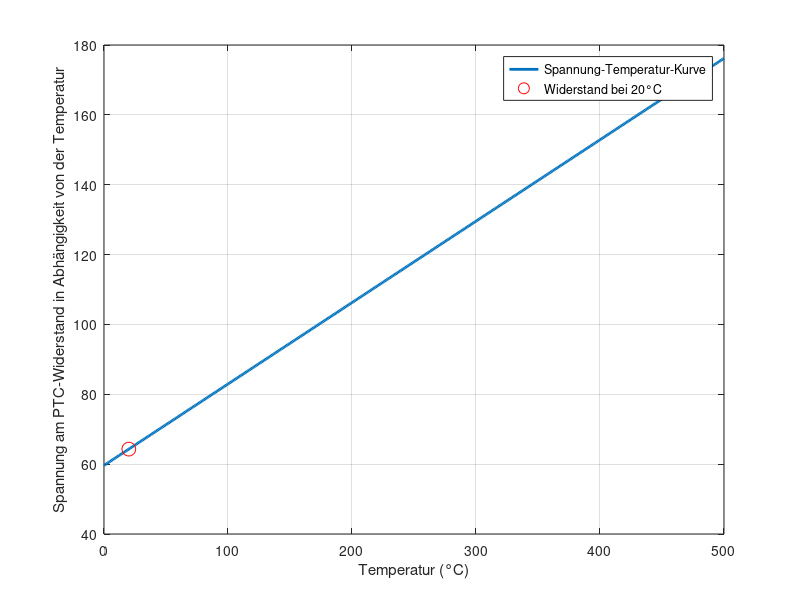

Reproduce this figure in MATLAB.
clc
clearvars

% Zusatzaufgabe 2

alpha_PTC = 3.908e-3;
R0_PTC = 150;
U_ges = 5;
U_ptc_MAX = 3.3;
T_MAX = 500;

calculate_PTC_R = @(T) R0_PTC * (1 + alpha_PTC * T); %Den Widerstand vom PTC errechnen.

R_ptc_MAX = calculate_PTC_R(T_MAX);

R_v = (U_ptc_MAX * R_ptc_MAX) / (U_ges + U_ptc_MAX);

disp(['Der dimensionierte Vorwiderstand beträgt ' num2str(R_v) ' Ohm.']);


temperatures = 0:500;
resistance = calculate_PTC_R(temperatures);
voltages = U_ptc_MAX * resistance ./ (U_ges + U_ptc_MAX);

figure;
plot(temperatures, voltages, 'LineWidth', 2);

hold on;
R_at_20C = calculate_PTC_R(20);
U_at_20C = U_ptc_MAX * R_at_20C / (U_ges + U_ptc_MAX);
plot(20, U_at_20C, 'ro', 'MarkerSize', 10);

hold off;

xlabel('Temperatur (°C)');
ylabel('Spannung am PTC-Widerstand in Abhängigkeit von der Temperatur');
grid on;
legend('Spannung-Temperatur-Kurve','Widerstand bei 20°C', 'Location', 'Best');

R_at_75C = calculate_PTC_R(75);
disp(['Der Widerstand des PTC bei 75 Grad Celsius beträgt etwa ' num2str(R_at_75C) ' Ohm.']);



% Berechnung des dimensionierten Vorwiderstands
R_v = (U_ptc_MAX * R_ptc_MAX) / (U_ges + U_ptc_MAX);

% Berechnung des Widerstands des PTC bei 0 Grad Celsius
R_at_0C = calculate_PTC_R(75);

% Gesamtwiderstand
R_ges = R_v + R_at_0C;

% Berechnung der Spannung am PTC bei 0 Grad Celsius
U_PTC_at_0C = U_ges * R_at_0C / R_ges;

disp(['Die Spannung am PTC bei 75 Grad Celsius beträgt etwa ' num2str(U_PTC_at_0C) ' Volt.']);


% Berechnung des Widerstands des PTC bei 75 °C
R_PTC_75C = calculate_PTC_R(75);

% Gesamtwiderstand bei 75 °C
R_ges_75C = R_v + R_PTC_75C;

% Berechnung des Stroms
I_PTC = U_ptc_MAX / R_ges_75C;

% Berechnung des Spannungsabfalls über dem PTC-Widerstand bei 75 °C
Delta_U_PTC_75C = I_PTC * R_PTC_75C;

disp(['Der Spannungsabfall über dem PTC-Widerstand bei 75 °C beträgt etwa ' num2str(Delta_U_PTC_75C) ' Volt.']);
